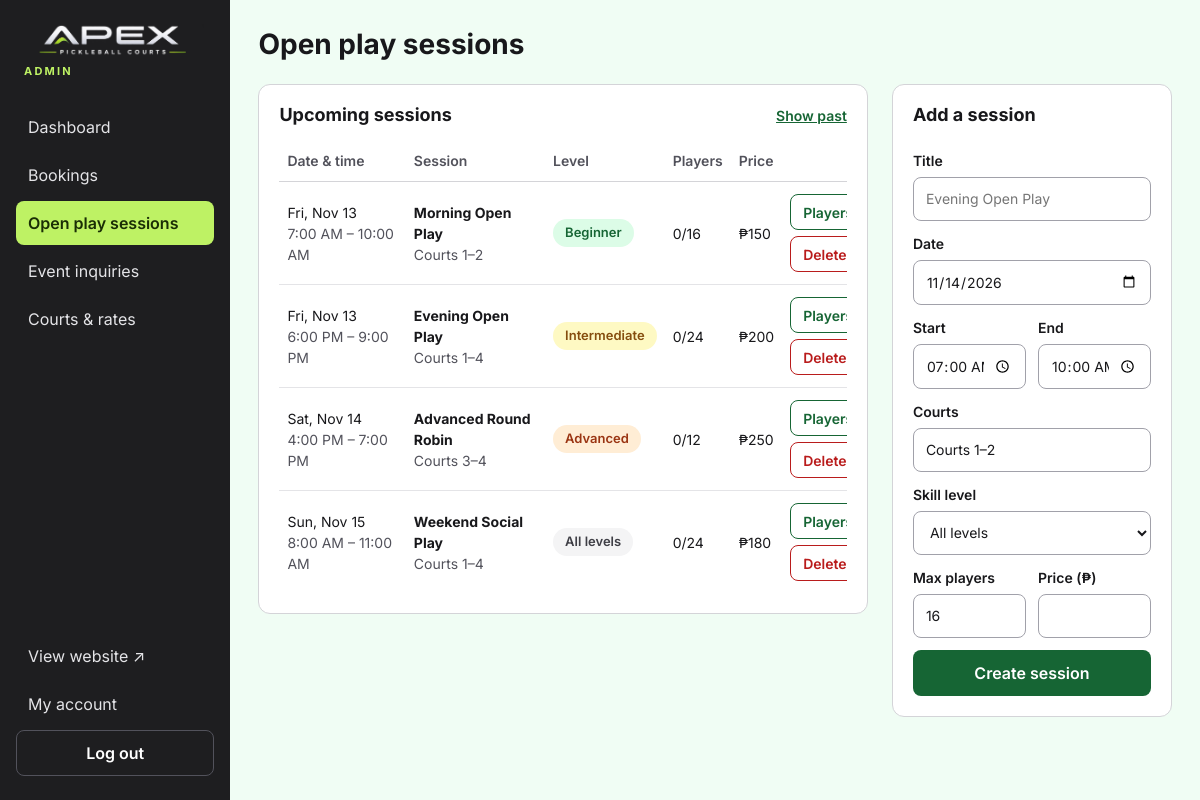
Page /admin/open-play.php (signed in) on the committed database.
### tables this page shows
CREATE TABLE open_play_sessions (
  id INT AUTO_INCREMENT PRIMARY KEY,
  title VARCHAR(100) NOT NULL,
  session_date DATE NOT NULL,
  start_time TIME NOT NULL,
  end_time TIME NOT NULL,
  courts_label VARCHAR(50) NOT NULL,
  skill_level VARCHAR(20) NOT NULL DEFAULT 'All levels',  
  capacity INT NOT NULL DEFAULT 16,
  price DECIMAL(10,2) NOT NULL,
  created_at TIMESTAMP DEFAULT CURRENT_TIMESTAMP
);

### includes/functions.php (called while the page is built, shortened)
<?php
function e($value): string
{
    return htmlspecialchars((string) $value, ENT_QUOTES, 'UTF-8');
}
function money($amount): string
{
    return '₱' . number_format((float) $amount, 0);
}
function fmt_time(string $time): string
{
    return date('g:i A', strtotime($time));
}
function fmt_date(string $date, string $format = 'D, M j'): string
{
    return date($format, strtotime($date));
}
function level_class(string $level): string
{
    return [
        'Beginner' => 'tag-green',
        'Intermediate' => 'tag-yellow',
        'Advanced' => 'tag-orange',
    ][$level] ?? 'tag-gray';
}

### admin/open-play.php (the view, shortened to what this page needs)
<?php
require __DIR__ . '/../includes/functions.php';
$pdo = db();
$levels = ['Beginner', 'Intermediate', 'Advanced', 'All levels'];
$form = ['title' => '', 'session_date' => date('Y-m-d', strtotime('+1 day')), 'start_time' => '07:00', 'end_time' => '10:00',
         'courts_label' => 'Courts 1–2', 'skill_level' => 'All levels', 'capacity' => 16, 'price' => ''];
$showPast = isset($_GET['past']);
$stmt = $pdo->prepare("SELECT s.*,
        (SELECT COUNT(*) FROM open_play_signups u WHERE u.session_id = s.id AND u.status = 'joined') AS joined,
        (SELECT COUNT(*) FROM open_play_signups u WHERE u.session_id = s.id AND u.status = 'waitlist') AS waiting
      FROM open_play_sessions s WHERE s.session_date " . ($showPast ? '<' : '>=') . ' ?
      ORDER BY s.session_date ' . ($showPast ? 'DESC' : 'ASC') . ', s.start_time LIMIT 100');
$stmt->execute([date('Y-m-d')]);
$sessions = $stmt->fetchAll();
require __DIR__ . '/../includes/admin_header.php';
?>
<div class="admin-top"><h1>Open play sessions</h1></div>
<div class="two-col">
  <section class="panel wide">
    <div class="panel-head">
      <h2><?= $showPast ? 'Past sessions' : 'Upcoming sessions' ?></h2>
      <a href="open-play.php<?= $showPast ? '' : '?past=1' ?>" style="font-weight: 600; font-size: 14px"><?= $showPast ? 'Show upcoming' : 'Show past' ?></a>
    </div>
    <?php if (!$sessions): ?>
      <p class="muted">No sessions to show.</p>
    <?php else: ?>
    <div class="table-wrap">
      <table class="table">
        <thead><tr><th>Date &amp; time</th><th>Session</th><th>Level</th><th>Players</th><th>Price</th><th><span class="sr-only">Actions</span></th></tr></thead>
        <tbody>
        <?php foreach ($sessions as $s): ?>
          <tr>
            <td><?= e(fmt_date($s['session_date'], 'D, M j')) ?><br><span class="muted"><?= e(fmt_time($s['start_time'])) ?> – <?= e(fmt_time($s['end_time'])) ?></span></td>
            <td><strong><?= e($s['title']) ?></strong><br><span class="muted"><?= e($s['courts_label']) ?></span></td>
            <td><span class="tag <?= level_class($s['skill_level']) ?>"><?= e($s['skill_level']) ?></span></td>
            <td><?= (int) $s['joined'] ?>/<?= (int) $s['capacity'] ?><?php if ($s['waiting']): ?><br><span class="muted">+<?= (int) $s['waiting'] ?> waitlist</span><?php endif; ?></td>
            <td><?= money($s['price']) ?></td>
            <td>
              <div class="actions">
                <a class="btn btn-sm btn-outline" href="open-play.php?session=<?= (int) $s['id'] ?>">Players</a>
                <form method="post" onsubmit="return confirm('Delete this session and its sign-ups?')"><?= csrf_field() ?>
                  <button class="btn btn-sm btn-danger" type="submit">Delete</button>
                </form>
              </div>
            </td>
          </tr>
        <?php endforeach; ?>
        </tbody>
      </table>
    </div>
    <?php endif; ?>
  </section>
  <section class="panel narrow" aria-label="New session">
    <h2 style="font-size: 18px">Add a session</h2>
    <form method="post" style="display: flex; flex-direction: column; gap: 12px">
      <label class="field">Title<input type="text" name="title" value="<?= e($form['title']) ?>" required placeholder="Evening Open Play"></label>
      <label class="field">Date<input type="date" name="session_date" value="<?= e($form['session_date']) ?>" required></label>
      <div style="display: grid; grid-template-columns: repeat(2, minmax(0, 1fr)); gap: 12px">
        <label class="field">Start<input type="time" name="start_time" value="<?= e($form['start_time']) ?>" required></label>
        <label class="field">End<input type="time" name="end_time" value="<?= e($form['end_time']) ?>" required></label>
      </div>
      <label class="field">Courts<input type="text" name="courts_label" value="<?= e($form['courts_label']) ?>" required></label>
      <label class="field">Skill level
        <select name="skill_level"><?php foreach ($levels as $l): ?><option <?= $form['skill_level'] === $l ? 'selected' : '' ?>><?= e($l) ?></option><?php endforeach; ?></select>
      </label>
      <div style="display: grid; grid-template-columns: repeat(2, minmax(0, 1fr)); gap: 12px">
        <label class="field">Max players<input type="number" name="capacity" value="<?= e($form['capacity']) ?>" min="1" required></label>
        <label class="field">Price (₱)<input type="number" name="price" value="<?= e($form['price']) ?>" min="0" step="1" required></label>
      </div>
      <button type="submit" class="btn btn-primary">Create session</button>
    </form>
  </section>
</div>
<?php require __DIR__ . '/../includes/admin_footer.php'; ?>

### assets/css/style.css (style rules this page uses)
:root { --charcoal: #1e1e20; --lime: #bef264; --lime-strong: #84cc16; --lime-ink: #1a2e05; --green: #166534; --green-deep: #14532d; --mint: #f0fdf4; --mint-2: #dcfce7; --ink: #18181b; --muted: #52525b; --line: #d4d4d8; --line-soft: #e4e4e7; --white: #ffffff; --radius: 12px; --shadow: 0 8px 24px rgba(20, 83, 45, 0.12); }
*, *::before, *::after { box-sizing: border-box; }
html { scroll-behavior: smooth; }
body { margin: 0; font-family: Inter, system-ui, -apple-system, "Segoe UI", sans-serif; color: var(--ink); background: var(--white); line-height: 1.5; }
a { color: var(--green); }
h1, h2, h3 { line-height: 1.15; margin: 0; }
.muted { color: var(--muted); }
.btn { display: inline-flex; align-items: center; justify-content: center; gap: 8px; min-height: 44px; padding: 10px 20px; border-radius: 8px; border: 1px solid transparent; font: inherit; font-weight: 600; text-decoration: none; cursor: pointer; transition: background .15s, border-color .15s, color .15s, transform .15s; }
.btn-primary { background: var(--green); color: var(--white); }
.btn-outline { background: var(--white); border-color: var(--green); color: var(--green); }
.btn-danger { background: var(--white); border-color: #b91c1c; color: #b91c1c; }
.btn-sm { min-height: 36px; padding: 6px 12px; font-size: 14px; }
.field { display: flex; flex-direction: column; gap: 6px; font-size: 14px; font-weight: 600; }
.field input, .field select, .field textarea { min-height: 44px; padding: 10px 12px; border: 1px solid #a1a1aa; border-radius: 8px; font: inherit; font-weight: 400; background: var(--white); color: var(--ink); width: 100%; }
.tag { display: inline-block; padding: 4px 12px; border-radius: 999px; font-size: 13px; font-weight: 600; white-space: nowrap; }
.tag-green { background: var(--mint-2); color: var(--green); }
.tag-yellow { background: #fef9c3; color: #854d0e; }
.tag-orange { background: #ffedd5; color: #9a3412; }
.tag-gray { background: #f4f4f5; color: #3f3f46; }
.admin-body { background: var(--mint); }
.admin-top { display: flex; flex-wrap: wrap; justify-content: space-between; align-items: center; gap: 16px; }
.admin-top h1 { font-size: 28px; }
.panel { background: var(--white); border: 1px solid var(--line); border-radius: var(--radius); padding: 20px; display: flex; flex-direction: column; gap: 14px; }
.panel-head { display: flex; justify-content: space-between; align-items: center; gap: 12px; flex-wrap: wrap; }
.panel-head h2 { font-size: 18px; }
.two-col { display: flex; flex-wrap: wrap; gap: 24px; align-items: flex-start; }
.two-col > .wide { flex: 999 1 480px; min-width: 0; }
.two-col > .narrow { flex: 1 1 280px; display: flex; flex-direction: column; gap: 24px; }
.table-wrap { overflow-x: auto; }
.table { width: 100%; border-collapse: collapse; font-size: 14px; min-width: 640px; }
.table th { text-align: left; color: var(--muted); font-weight: 600; padding: 10px 8px; border-bottom: 1px solid var(--line); white-space: nowrap; }
.table td { padding: 12px 8px; border-bottom: 1px solid var(--line-soft); vertical-align: middle; }
.table tr:last-child td { border-bottom: none; }
.table .actions { display: flex; gap: 6px; flex-wrap: wrap; }
.table .actions form { margin: 0; }

### rows in the picture
open_play_sessions: session_date "Fri, Nov 13", start_time "7:00 AM", end_time "10:00 AM", title "Morning Open Play", courts_label "Courts 1–2", skill_level "Beginner", joined "0", capacity "16", price "₱150"
open_play_sessions: session_date "Fri, Nov 13", start_time "6:00 PM", end_time "9:00 PM", title "Evening Open Play", courts_label "Courts 1–4", skill_level "Intermediate", joined "0", capacity "24", price "₱200"
open_play_sessions: session_date "Sat, Nov 14", start_time "4:00 PM", end_time "7:00 PM", title "Advanced Round Robin", courts_label "Courts 3–4", skill_level "Advanced", joined "0", capacity "12", price "₱250"
open_play_sessions: session_date "Sun, Nov 15", start_time "8:00 AM", end_time "11:00 AM", title "Weekend Social Play", courts_label "Courts 1–4", skill_level "All levels", joined "0", capacity "24", price "₱180"

### other values in the picture
$label "Dashboard"
$label "Bookings"
$label "Open play sessions"
$label "Event inquiries"
$label "Courts & rates"
form field skill_level "All levels"
